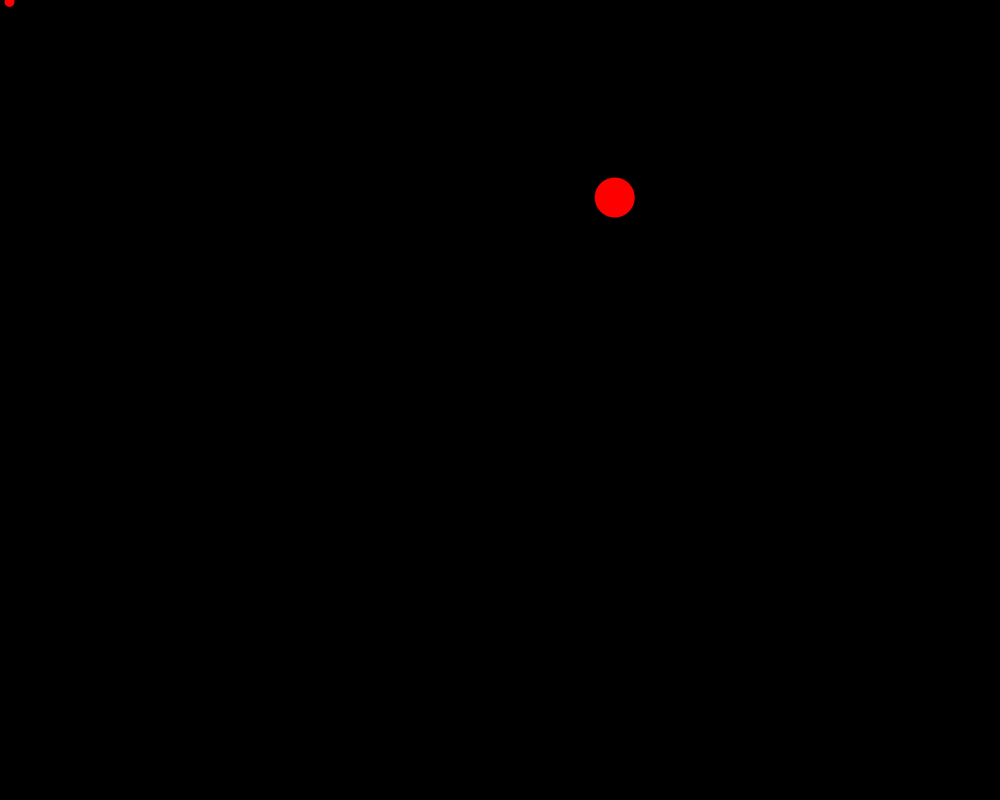
Frame 1 (no input)
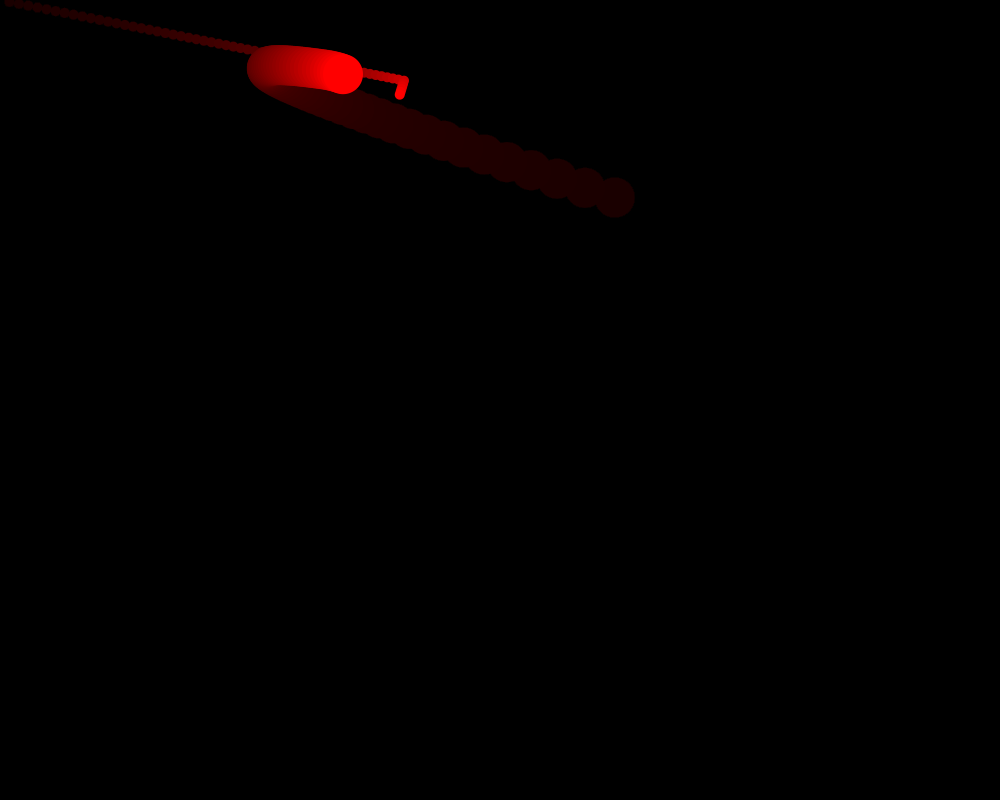
Frame 60 (the mouse pressed at the canvas centre just before this capture)
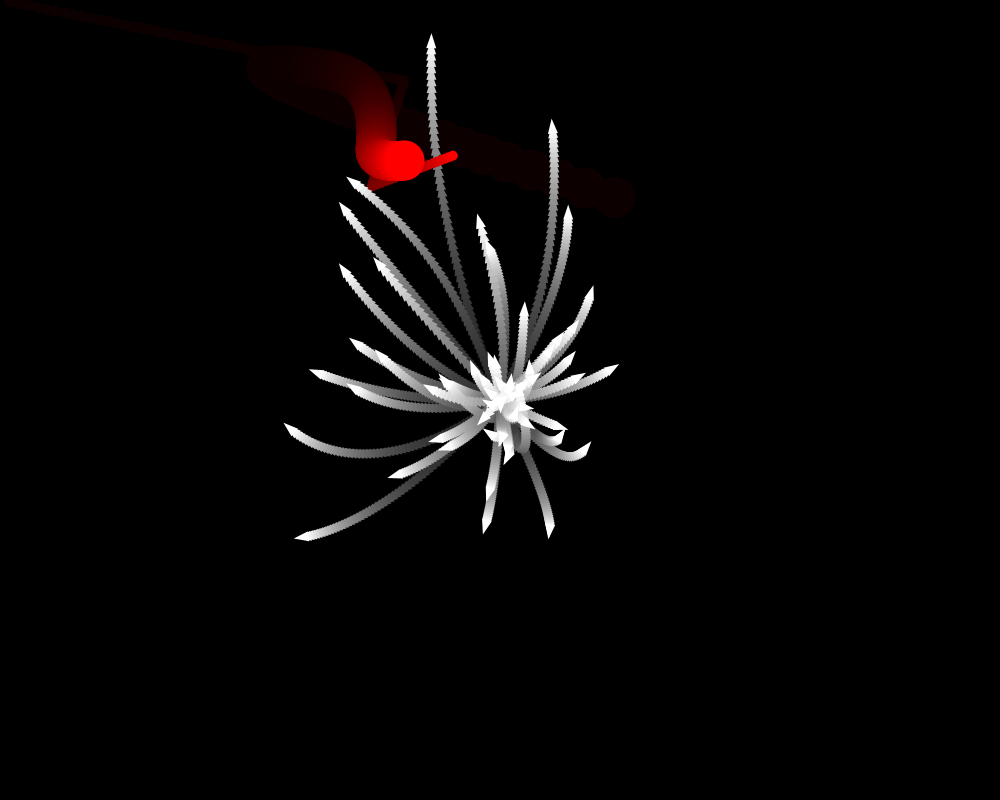
Frame 120 (the mouse held since frame 60 and released just before this capture)

The Processing sketch that drew these frames (run headless with seeded random() and noise(); from frame 60 on, the mouse is pressed at the canvas centre):

// Processing sketch: Steering
// ── Steering.pde

ArrayList<Agent> agents = new ArrayList<Agent>();
BigFish big;

void setup(){
 size(1000, 800); 
 big = new BigFish();
 background(0); 
 noStroke();
}

void draw(){
  fill(0, 0, 0, 10);
  rect(0, 0, width, height);
  
 if(mousePressed){
  agents.add( new Agent());
 
 }
 fill(255, 0, 0);
 big.update();
 big.draw();
 
 fill(255);
 for(Agent a : agents){
   
  a.update();
  a.draw();
  
 }
}

// ── Agent.pde
class Agent{
  
  PVector position = new PVector();
  PVector velocity = new PVector();
  PVector force = new PVector();
  float mass = 1;
  float maxSpeed = 10;
  float maxForce = 10;
  
  PVector target = new PVector();
  float targetAngle = 0;
  float targetRadius = 100;
  float targetSpeed = 0;
  
 Agent(){
   position = new PVector(mouseX, mouseY);
   velocity = new PVector(random(-5, 5), random(-5, 5));
   mass = random(50, 100);
   maxForce = random(5, 15); 
   targetAngle = random(-PI, PI);
   targetRadius =random(50, 150);
   maxSpeed = random(2, 15);
   targetSpeed = map(maxForce, 5, 15, .01, .05);
 }
 
 void update(){
   
   target = big.position.copy();
   
   targetAngle += targetSpeed;
   target.x += (targetRadius *cos(targetAngle));
   target.y += (targetRadius *sin(targetAngle));
   
   doSteeringForce();
   doEuler();
 }
 
 void doSteeringForce(){
   
   //find desired velocity
   //desired velocity = clamp(target position - current position)
   
   PVector desiredVelocity = PVector.sub(target, position);
   desiredVelocity.normalize();
   desiredVelocity.setMag(maxSpeed);
   
   // find steering force
   // steering force = desired velocity
   
   PVector steeringForce = PVector.sub(desiredVelocity, velocity);
   steeringForce.limit(maxForce);
   
   force.add(steeringForce);
 }
 
 void doEuler(){
  //euler integration:
   PVector acceleration = PVector.div(force, mass);
   velocity.add(acceleration);
   position.add(velocity);
   force.mult(0);
 }
 
 void draw(){
   
   //ellipse(target.x, target.y, 10, 10);
   
   float a = atan2(velocity.y, velocity.x);
   
   pushMatrix();
   translate(position.x, position.y);
   rotate(a);
   
   triangle(5, 0, -10, 5, -10, -5);
   
   popMatrix();
 }
  
  
}

// ── BigFish.pde
class BigFish {
  
  PVector position;
  
  PVector target1 = new PVector();
  PVector target2 = new PVector();
  int cooldown = 0;
  
  BigFish(){
   position = new PVector(random(0, width), random(0, height)); 
   
  }
  
  void update(){
    
    if(--cooldown <= 0){
    target1 = new PVector(random(0, width), random(0, height));
    cooldown = (int)random(30,60);
    }
    
    target2.x += (target1.x - target2.x) * .01;
    target2.y += (target1.y - target2.y) * .01;
    
    position.x += (target2.x - position.x) * .05;
    position.y += (target2.y - position.y) * .05;
  }
  
  void draw(){
    ellipse(target2.x, target2.y, 10,10);
   ellipse(position.x, position.y, 40, 40); 
  }
  
}
